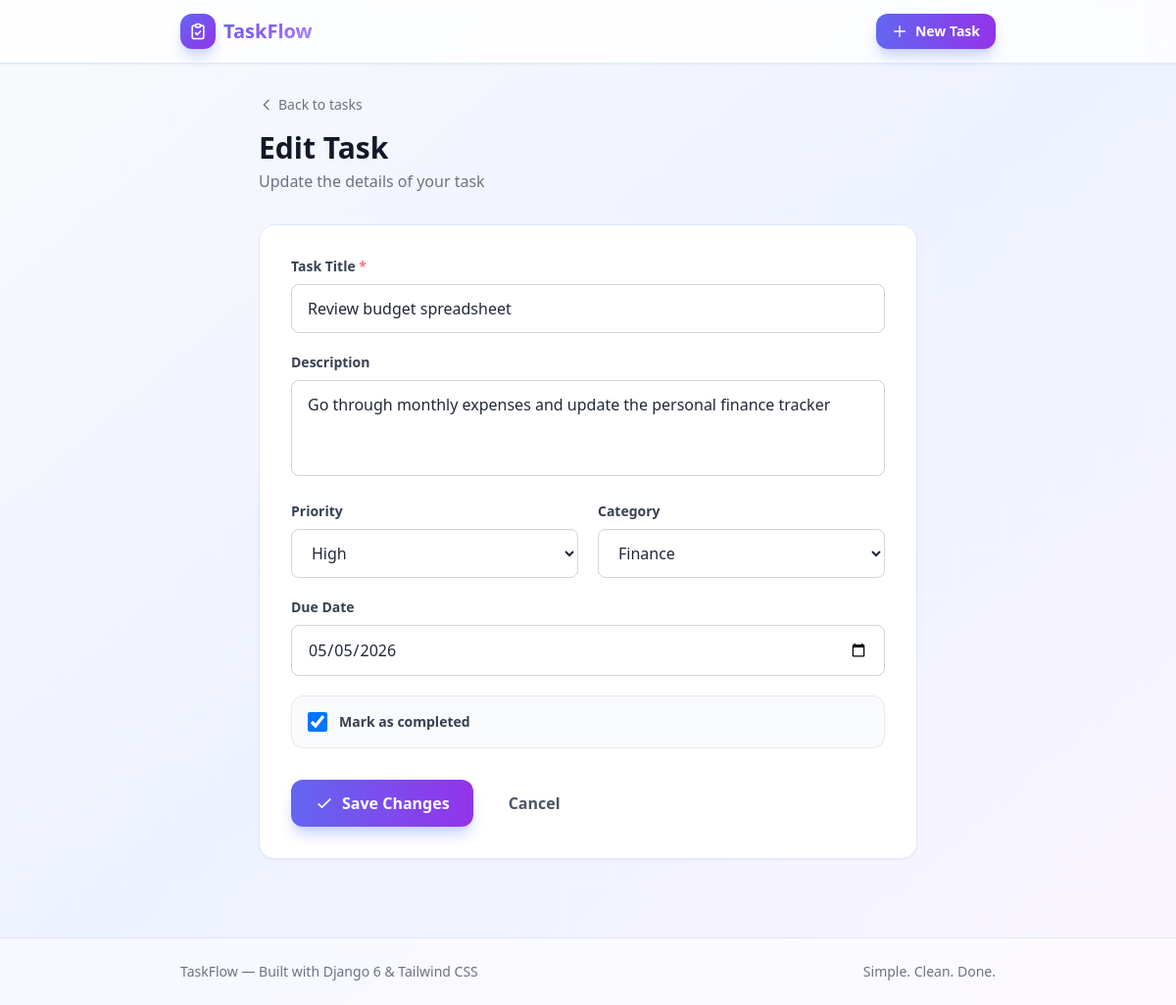
The app's page /update/5/ with its own data.
### todo/models.py (models this page shows, shortened)
class Task(models.Model):
    PRIORITY_CHOICES = [
        ('low', 'Low'),
        ('medium', 'Medium'),
        ('high', 'High'),
    ]
    CATEGORY_CHOICES = [
        ('personal', 'Personal'),
        ('work', 'Work'),
        ('shopping', 'Shopping'),
        ('health', 'Health'),
        ('education', 'Education'),
        ('finance', 'Finance'),
        ('other', 'Other'),
    ]
    title = models.CharField(max_length=200)
    description = models.TextField(blank=True, default='')
    completed = models.BooleanField(default=False)
    priority = models.CharField(max_length=10, choices=PRIORITY_CHOICES, default='medium')
    category = models.CharField(max_length=20, choices=CATEGORY_CHOICES, default='personal')
    due_date = models.DateField(null=True, blank=True)
    created_at = models.DateTimeField(auto_now_add=True)
    updated_at = models.DateTimeField(auto_now=True)
    class Meta:
        ordering = ['-created_at']

### todo/views.py (the view, shortened to what this page needs)
# urls.py: path('update/<int:pk>/', views.TaskUpdateView.as_view(), name='task-update'),
class TaskUpdateView(UpdateView):
    model = Task
    form_class = TaskEditForm
    template_name = 'todo/task_edit.html'

### templates/todo/task_edit.html (shortened to what this page needs)
{% extends 'base.html' %}
{% load widget_tweaks %}
{% block content %}
<div class="max-w-2xl mx-auto animate-fade-in-up">
    <div class="mb-8">
        <a href="{% url 'task-list' %}" class="inline-flex items-center text-sm text-gray-500 hover:text-indigo-600 transition-colors mb-4">
            <svg class="w-4 h-4 mr-1" fill="none" stroke="currentColor" viewBox="0 0 24 24">
                <path stroke-linecap="round" stroke-linejoin="round" stroke-width="2" d="M15 19l-7-7 7-7"></path>
            </svg>
            Back to tasks
        </a>
        <h1 class="text-3xl font-extrabold text-gray-900">Edit Task</h1>
        <p class="text-gray-500 mt-1">Update the details of your task</p>
    </div>
    <div class="bg-white rounded-2xl shadow-sm border border-indigo-100 p-6 sm:p-8">
        <form method="post" novalidate>
            <div class="mb-5">
                <label for="{{ form.title.id_for_label }}" class="block text-sm font-semibold text-gray-700 mb-2">
                    Task Title <span class="text-red-400">*</span>
                </label>
                {{ form.title }}
            </div>
            <div class="mb-5">
                <label for="{{ form.description.id_for_label }}" class="block text-sm font-semibold text-gray-700 mb-2">
                    Description
                </label>
                {{ form.description }}
            </div>
            <div class="grid grid-cols-1 sm:grid-cols-2 gap-5 mb-5">
                <div>
                    <label for="{{ form.priority.id_for_label }}" class="block text-sm font-semibold text-gray-700 mb-2">
                        Priority
                    </label>
                    {{ form.priority }}
                </div>
                <div>
                    <label for="{{ form.category.id_for_label }}" class="block text-sm font-semibold text-gray-700 mb-2">
                        Category
                    </label>
                    {{ form.category }}
                </div>
            </div>
            <div class="mb-5">
                <label for="{{ form.due_date.id_for_label }}" class="block text-sm font-semibold text-gray-700 mb-2">
                    Due Date
                </label>
                {{ form.due_date }}
            </div>
            <div class="mb-8 bg-gray-50 rounded-xl p-4 border border-gray-200">
                <label class="flex items-center space-x-3 cursor-pointer">
                    {{ form.completed }}
                    <span class="text-sm font-semibold text-gray-700">Mark as completed</span>
                </label>
            </div>
            <div class="flex items-center gap-3">
                <button type="submit" class="inline-flex items-center px-6 py-3 bg-gradient-to-r from-indigo-500 to-purple-600 text-white font-semibold rounded-xl hover:from-indigo-600 hover:to-purple-700 shadow-lg shadow-indigo-200 transition-all transform hover:-translate-y-0.5">
                    <svg class="w-5 h-5 mr-2" fill="none" stroke="currentColor" viewBox="0 0 24 24">
                        <path stroke-linecap="round" stroke-linejoin="round" stroke-width="2" d="M5 13l4 4L19 7"></path>
                    </svg>
                    Save Changes
                </button>
                <a href="{% url 'task-list' %}" class="px-6 py-3 text-gray-600 font-semibold hover:text-gray-800 transition-colors">
                    Cancel
                </a>
            </div>
        </form>
    </div>
</div>
{% endblock %}

### templates/base.html (style rules this page uses)
.animate-fade-in-up { animation: fadeInUp 0.4s ease-out forwards; }

### records on screen
Task: title "Review budget spreadsheet", description "Go through monthly expenses and update the personal finance tracker", priority "High", category "Finance", due_date "05/05/2026", completed "☑"
